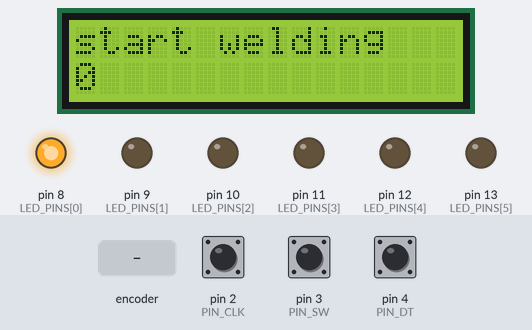
The sketch below on a simulated Arduino Uno, built with avr-gcc and run on an emulated ATmega328P. On the bench: 16×2 character LCD, output pins drawn as LEDs (lit = HIGH). The test bench sets the inputs (shaded band); at power-on: pin 3 (PIN_SW) HIGH, pin 2 (PIN_CLK) HIGH, pin 4 (PIN_DT) HIGH. What the sketch prints to the serial monitor is not drawn.

Above: at 1.2 s.
1.3 s: rotary encoder on pin 2 (PIN_CLK) / pin 4 (PIN_DT) turned 3 steps (first pin leading)
At 2.1 s:
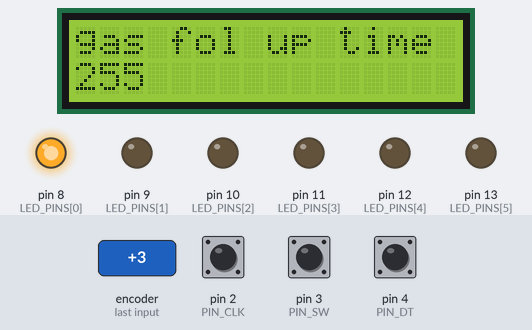
3.4 s: rotary encoder on pin 2 (PIN_CLK) / pin 4 (PIN_DT) turned 3 steps (first pin leading)
At 3.74 s:
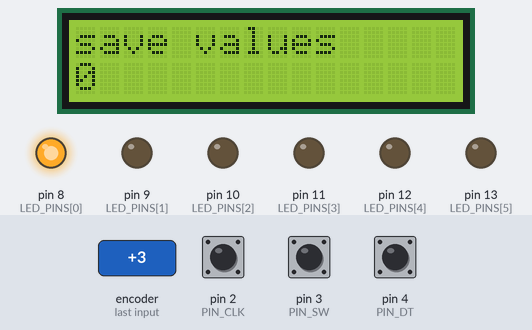
5.5 s: pin 3 (PIN_SW) pulsed LOW 2 times (0.12 s each, 0.3 s apart)
At 32.0 s:
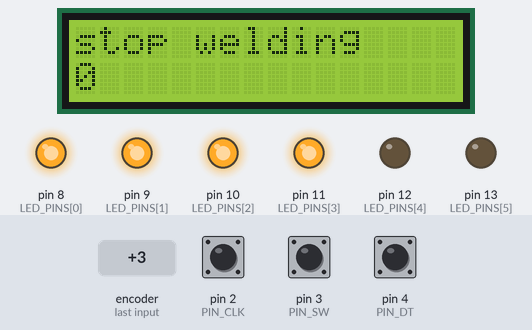
Timing chart, 0 to 32.9 s (numbered marks = the images above; inputs shaded):
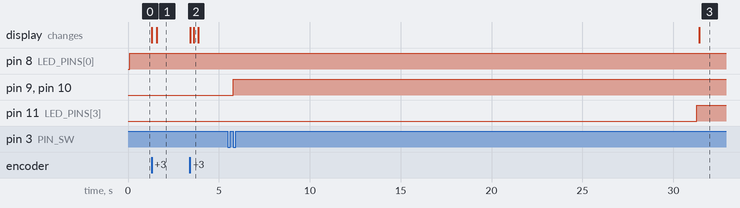

Measured:
- after the input at 1.3 s, the display: first changes at once (image 1 shows a later state)
- after the input at 3.4 s, the display: first changes at once (image 2 shows a later state)
- after the input at 5.5 s, pin 9 (LED_PINS[1]), pin 10 (LED_PINS[2]): LOW → HIGH after 0.30 s; pin 11 (LED_PINS[3]): LOW → HIGH after 25.8 s; the display: changes after 25.9 s (image 3)

The sketch:

main.ino
```cpp
#include "src/input/Input.h"
#include "src/display/Display.h"
#include "src/config/Config.h"
#include "src/timing/Timing.h"

// PIN-Belegung für die LEDs
const int LED_PINS[] = {8, 9, 10, 11, 12, 13};

/*********************************************************
 * system state
**********************************************************/

// bit1 (LED 8)
// - 0, wenn Gerät nicht Einsatzbereit (aus oder startet)
// - 1, wenn Gerät Einsatzbereit
// bit2 (LED 9)
// - 0, wenn Schweiß-Modus deaktiviert
// - 1, wenn Schweiß-Modus aktiviert
// bit3 (LED 10)
// - 0, wenn Ventil zu
// - 1, wenn Ventil offen
// bit4 (LED 11)
// - 0, wenn Drahtvorschub inaktiv
// - 1, wenn Drahtvorschub aktiv
// bit5 (LED 12)
// - 0, wenn bearbeitung inaktiv
// - 1, wenn bearbeitung aktiv
// bit6 (LED 13)
// - 0, wenn kein Error
// - 1, wenn Error
uint8_t current_state = 0b00000000;
uint8_t new_state = current_state;


/*********************************************************
 * menu state
**********************************************************/

// Zustandskontrolle für das Menu
uint8_t menuPointerPosition = 0;


/*********************************************************
 * configuration
**********************************************************/

Config config;


/*********************************************************
 * functions
**********************************************************/

void updateLEDs() {
  if (new_state != current_state) {
    for (uint8_t i = 0; i < 5; i++) {
      if ((current_state & (0b00000001 << i)) && (i != 3)) {
        digitalWrite(LED_PINS[i], HIGH);
        Serial.print("LED ");
        Serial.print(LED_PINS[i]);
        Serial.print(" - ON | ");
      } else if (i != 3) {
        digitalWrite(LED_PINS[i], LOW);
        Serial.print("LED ");
        Serial.print(LED_PINS[i]);
        Serial.print(" - OFF | ");
      }
      if ((current_state & (0b00000001 << i)) && (i == 3)) {
        Serial.print("LED ");
        Serial.print(LED_PINS[i]);
        Serial.print(" - ON | ");
      } else if (i == 3) {
        Serial.print("LED ");
        Serial.print(LED_PINS[i]);
        Serial.print(" - OFF | ");
      }
    }
    new_state = current_state;
    Serial.print("current_state: ");
    Serial.println(current_state);
  }
}

void buttonPressed(bool buttonState) {
  if (buttonState) {
    /* Schweiß-Modus aktivieren und deaktivieren */
    if ((current_state & 0b00001110) == 0b00001110) { // Wenn Schweiß-Modus aktiviert
      Serial.println("Schweiß-Modus deaktivieren");
      current_state = current_state & 0b11111101;
    } else if ((menuPointerPosition%MENU_MAIN_LENGTH == 0) && ((current_state & 0b00001110) == 0)) { // Wenn Schweiß-Modus deaktiviert
      Serial.println("Schweiß-Modus aktivieren");
      current_state = current_state | 0b00000010;
    }

    /* Bearbeitung aktivieren und deaktivieren */
    if ((current_state & 0b00010000)) { // Wenn bearbeiten aktiviert
      Serial.println("bearbeiten deaktivieren");
      current_state = current_state & 0b11101111;
    } else if ((menuPointerPosition%MENU_MAIN_LENGTH > 0) && (menuPointerPosition%MENU_MAIN_LENGTH < 4)) { // Wenn pointer auf einem bearbeitbaren Feld
      Serial.println("bearbeiten aktivieren");
      current_state = current_state | 0b00010000;
    }

    /* Speichern */
    if ((menuPointerPosition%MENU_MAIN_LENGTH == 4)) {
      Serial.println("Werte gespeichert");
      config.Save();
    }
  }
}

void rotDirection(int directionState) {
  if (((current_state & 0b00011110) == 0) && (directionState != 0) ) { // Wenn Schweiß-Modus und Bearbeiten deaktiviert
    /* navigiere durch das Menu */
    menuPointerPosition = (menuPointerPosition + directionState) % MENU_MAIN_LENGTH;
    showMenu(menuPointerPosition%MENU_MAIN_LENGTH, config.getValue(menuPointerPosition%MENU_MAIN_LENGTH));
  } else if ((current_state & 0b00010000) && (directionState != 0)) { // Wenn bearbeiten aktiviert
    /* Increment/Decrement values */
    config.setValue(menuPointerPosition%MENU_MAIN_LENGTH, directionState);
    showMenu(menuPointerPosition%MENU_MAIN_LENGTH, config.getValue(menuPointerPosition%MENU_MAIN_LENGTH));
  }
}

/*********************************************************
 * setup & loop
**********************************************************/

void setup() {
  Serial.begin(9600);

  config.Load();

  makeDisplayReady();
  setupInput();

  pinMode(LED_PINS[0], OUTPUT);
  pinMode(LED_PINS[1], OUTPUT);
  pinMode(LED_PINS[2], OUTPUT);
  pinMode(LED_PINS[3], OUTPUT);
  pinMode(LED_PINS[4], OUTPUT);
  pinMode(LED_PINS[5], OUTPUT);

  current_state = current_state | 0b00000001; // Gerät Einsatzbereit
  showMenu(menuPointerPosition%MENU_MAIN_LENGTH, 0);
  Serial.println("Gerät Einsatzbereit");
}

void loop() {
  /* prüfe auf Eingabe */
  bool buttonState = getButtonState();
  int directionState = getDirection();
  buttonPressed(buttonState);
  rotDirection(directionState);

  /* Schweißen starten und stopen */
  current_state = welding(current_state, config.getValue(1), config.getValue(2), config.getValue(3), LED_PINS[3]);

  /* Update LEDs */
  updateLEDs();

  /* Springe zum Menupunkt */
  if ( ((current_state & 0b00001110) == 0b00001110) && (menuPointerPosition == 0) ) { // wenn Schweiß-Modus aktiviert & Ventil offen & Drahtvorschub aktiv
    // menuPointer "start welding" -> "stop welding"
    menuPointerPosition = 5;
    showMenu(menuPointerPosition, 0);
  }
  if ( ((current_state & 0b00001110) == 0) && (menuPointerPosition == 5) ) { // wenn Schweiß-Modus deaktiviert & Ventil zu & Drahtvorschub inaktiv
    // menuPointer  "stop welding" -> "start welding"
    menuPointerPosition = 0;
    showMenu(menuPointerPosition, 0);
  }
}
```

Display.cpp
```cpp
#include "Display.h"
#include <LiquidCrystal_I2C.h>      //lib by Frank de Brabander V1.1.2 -> https://github.com/johnrickman/LiquidCrystal_I2C

LiquidCrystal_I2C lcd(0x3f, 16, 2);

String menuMain[6] = {
  "start welding",
  "pwm values",
  "gas fol up time",
  "gas lead time",
  "save values",
  "stop welding"
};

void makeDisplayReady()
{
  lcd.init();
  lcd.backlight();// turn on lcd backlight
  lcd.clear();
}

bool showMenu(int identifier, uint8_t valueNum)
{
  Serial.print("MenuPointerPosition: ");
  Serial.print(menuMain[identifier]);
  Serial.print(" - ");
  Serial.println(identifier);
  Serial.print("Value: ");
  Serial.println(valueNum);

  lcd.clear();
  if(6 > identifier)
  {
    //transformToString(valueNum);

    lcd.setCursor(0,0);
    lcd.print(menuMain[identifier]);
    // if(ifDebugAllow == true) {
    //   Serial.print("line 1: ");
    //   Serial.println(menuMain[identifier]);
    // }
    lcd.setCursor(0,1);
    lcd.print(valueNum);
    // if(ifDebugAllow == true){
    //   Serial.print("line 2: ");
    //   Serial.println(valueNum);
    // }
  return true;
  }
  else {
    lcd.setCursor(0,0);
    lcd.print("Error");
    return false;
  }
}
```

Display.h
```cpp
#ifndef DISPLAY_H
#define DISPLAY_H

#include <Arduino.h>

#define MENU_MAIN_LENGTH 5

void makeDisplayReady();
bool showMenu(int identifier, uint8_t valueNum);

#endif /* DISPLAY_H */
```

Input.cpp
```cpp
#include "Input.h"

// Variables to debounce
long time_of_last_rot = 0;
long delay_of_debounce_rot = 200;

long time_of_last_button = 0;
long delay_of_debounce_but = 200;

// direction state
int rot_direction = 0;
int prev_rot_direction;

// button state
bool button_state = false;
bool prev_button_state;

// Store current pin state
int current_clk;
int current_dt;

// Store previous pin state
int prev_clk;
int prev_dt;

// counter variable for serial output
int counter;

void encoder() {
    if ((prev_clk == 0) && (prev_dt == 1)) {
        if ((current_clk == 1) && (current_dt == 0)) {
            /* CLOCKWISE */
            rot_direction = 1;
        }
        if ((current_clk == 1) && (current_dt == 1)) {
            /* COUNTERCLOCKWISE */
            rot_direction = -1;
        }
    }
    if ((prev_clk == 1) && (prev_dt == 0)) {
        if ((current_clk == 0) && (current_dt == 1)) {
            /* CLOCKWISE */
            rot_direction = 1;
        }
        if ((current_clk == 0) && (current_dt == 0)) {
            /* COUNTERCLOCKWISE */
            rot_direction = -1;
        }
    }

    if ((prev_clk == 1) && (prev_dt == 1)) {
        if ((current_clk == 0) && (current_dt == 1)) {
            /* CLOCKWISE */
            rot_direction = 1;
        }
        if ((current_clk == 0) && (current_dt == 0)) {
            /* COUNTERCLOCKWISE */
            rot_direction = -1;
        }
    }
    if ((prev_clk == 0) && (prev_dt == 0)) {
        if ((current_clk == 1) && (current_dt == 0)) {
            /* CLOCKWISE */
            rot_direction = 1;
        }
        if ((current_clk == 1) && (current_dt == 1)) {
            /* COUNTERCLOCKWISE */
            rot_direction = -1;
        }
    }
}

void isrRotary() {
    current_clk = digitalRead(PIN_CLK);
    current_dt = digitalRead(PIN_DT);

    if ((millis() - time_of_last_rot) > delay_of_debounce_rot) {
        encoder();
        counter += rot_direction;
        //Serial.print("counter - "); fürs debuggen
        //Serial.println(counter);
        time_of_last_rot = millis();
    }

    prev_clk = current_clk;
    prev_dt = current_dt;
}

void isrButton() {
  if ((millis() - time_of_last_button) > delay_of_debounce_but) {
        button_state = true;
        time_of_last_button = millis();
    }
}

int getDirection() {
    prev_rot_direction = rot_direction;
    rot_direction = 0;
    return prev_rot_direction;
}

bool getButtonState() {
    prev_button_state = button_state;
    button_state = false;
    return prev_button_state;
}

void setupInput() {
    pinMode(PIN_CLK, INPUT);
    pinMode(PIN_DT, INPUT);
    pinMode(PIN_SW, INPUT_PULLUP);

    prev_clk = digitalRead(PIN_CLK);
    prev_dt = digitalRead(PIN_DT);

    attachInterrupt(digitalPinToInterrupt(PIN_CLK), isrRotary, CHANGE);
    attachInterrupt(digitalPinToInterrupt(PIN_SW), isrButton, FALLING);
}
```

Input.h
```cpp
#ifndef INPUT_H
#define INPUT_H

#include <Arduino.h>

#define PIN_CLK 2
#define PIN_DT 4
#define PIN_SW 3

void setupInput();

int getDirection();
bool getButtonState();

#endif /* INPUT_H */
```

Timing.cpp
```cpp
#include "Timing.h"

long prev_sys_time;
uint8_t multiplier = 100; // 0 bis 25.5 sec


uint8_t welding(uint8_t current_state, uint8_t pwm, uint8_t gas_follow_up_time, uint8_t gas_lead_time, int pin) {
  uint8_t new_state = current_state;

  /* starte Prozess */
  if ( (current_state & 0b00000010) && !(current_state & 0b00000100) ) { // Wenn Schweiß-Modus aktiviert & Ventil geschlossen
    Serial.println("öffne Ventil");
    new_state = current_state | 0b00000100;
    prev_sys_time = millis();
  }
  if ( ((current_state & 0b00000110) == 0b00000110) && !(current_state & 0b00001000) ) { // Wenn Schweiß-Modus aktiviert & Ventil offen & Drahtvorschub inaktiv
    if ( (millis() - prev_sys_time) >= (gas_follow_up_time * multiplier) ) { // warte x millisec (gasvorlauf)
      Serial.println("starte Drahtvorschub");
      Serial.print("PWM-Leistung: ~");
      Serial.print((float) ( (0.39) * ((float)pwm) ));
      Serial.println("%");
      analogWrite(pin, pwm);
      new_state = current_state | 0b00001000;
    }
  }

  /* stoppe Prozess */
  if ( !(current_state & 0b00000010) && (current_state & 0b00001000) ) { // Wenn Schweiß-Modus deaktiviert & Drahtvorschub aktiv
    Serial.println("stoppe Drahtvorschub");
    analogWrite(pin, 0);
    new_state = current_state & 0b11110111;
    prev_sys_time = millis();
  }
  if ( ((current_state & 0b00001010) == 0) && (current_state & 0b00000100) ) { // Wenn Schweiß-Modus deaktiviert & Drahtvorschub inaktiv & Ventil offen
    if ( (millis() - prev_sys_time) >= (gas_lead_time * multiplier) ) { // warte x millisec (gasnachlauf)
      Serial.println("schließe Ventil");
      new_state = current_state & 0b11111011;
    }
  }

  return new_state;
}
```

Timing.h
```cpp
#ifndef TIMING_H
#define TIMING_H

#include <Arduino.h>

uint8_t welding(uint8_t current_state, uint8_t pwm, uint8_t gas_follow_up_time, uint8_t gas_lead_time, int pin);

#endif /* TIMING_H */
```

Config.cpp
```cpp
#include "Config.h"
#include <EEPROM.h>

// Lade Konfigurationen vom EEPROM
void Config::Load() {
  int address = 0;
  EEPROM.get(address, pwm);
  address += sizeof(uint8_t);
  EEPROM.get(address, gas_follow_up_time);
  address += sizeof(uint8_t);
  EEPROM.get(address, gas_lead_time);
}

// Speichere Konfigurationen in den EEPROM
void Config::Save() {
  Serial.println("Save");
  int address = 0;
  EEPROM.update(address, pwm);
  address += sizeof(uint8_t);
  EEPROM.update(address, gas_follow_up_time);
  address += sizeof(uint8_t);
  EEPROM.update(address, gas_lead_time);
}
```

Config.h
```cpp
#ifndef CONFIG_H
#define CONFIG_H

#include <Arduino.h>

class Config {
    private:
        uint8_t pwm;
        uint8_t gas_follow_up_time; // gasnachlaufzeit
        uint8_t gas_lead_time;      // gasvorlaufzeit

    public:
        void Save();
        void Load();

        uint8_t getValue(uint8_t menuPointerPosition) {
            if (menuPointerPosition == 1) {
                return this->pwm;
            } else if (menuPointerPosition == 2) {
                return this->gas_follow_up_time;
            } else if (menuPointerPosition == 3) {
                return this->gas_lead_time;
            } else {
                return 0;
            }
        };

        void setValue(uint8_t menuPointerPosition, int v) {
            if (menuPointerPosition == 1) {
                this->pwm += v;
            } else if (menuPointerPosition == 2) {
                this->gas_follow_up_time += v;
            } else if (menuPointerPosition == 3) {
                this->gas_lead_time += v;
            }
        };
};

#endif /* CONFIG_H */
```
